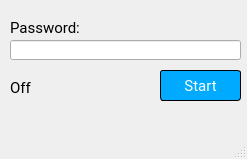
<?xml version="1.0" encoding="UTF-8"?>
<ui version="4.0">
 <class>MainWindow</class>
 <widget class="QMainWindow" name="MainWindow">
  <property name="geometry">
   <rect>
    <x>0</x>
    <y>0</y>
    <width>247</width>
    <height>159</height>
   </rect>
  </property>
  <property name="minimumSize">
   <size>
    <width>0</width>
    <height>0</height>
   </size>
  </property>
  <property name="maximumSize">
   <size>
    <width>805000</width>
    <height>6000000</height>
   </size>
  </property>
  <property name="baseSize">
   <size>
    <width>805</width>
    <height>600</height>
   </size>
  </property>
  <property name="windowTitle">
   <string>MainWindow</string>
  </property>
  <widget class="QWidget" name="centralwidget">
   <widget class="QPushButton" name="startButton">
    <property name="geometry">
     <rect>
      <x>160</x>
      <y>70</y>
      <width>81</width>
      <height>31</height>
     </rect>
    </property>
    <property name="palette">
     <palette>
      <active>
       <colorrole role="WindowText">
        <brush brushstyle="SolidPattern">
         <color alpha="255">
          <red>255</red>
          <green>255</green>
          <blue>255</blue>
         </color>
        </brush>
       </colorrole>
       <colorrole role="Button">
        <brush brushstyle="SolidPattern">
         <color alpha="255">
          <red>0</red>
          <green>170</green>
          <blue>255</blue>
         </color>
        </brush>
       </colorrole>
       <colorrole role="Text">
        <brush brushstyle="SolidPattern">
         <color alpha="255">
          <red>255</red>
          <green>255</green>
          <blue>255</blue>
         </color>
        </brush>
       </colorrole>
       <colorrole role="ButtonText">
        <brush brushstyle="SolidPattern">
         <color alpha="255">
          <red>255</red>
          <green>255</green>
          <blue>255</blue>
         </color>
        </brush>
       </colorrole>
       <colorrole role="Base">
        <brush brushstyle="SolidPattern">
         <color alpha="255">
          <red>0</red>
          <green>170</green>
          <blue>255</blue>
         </color>
        </brush>
       </colorrole>
       <colorrole role="Window">
        <brush brushstyle="SolidPattern">
         <color alpha="255">
          <red>0</red>
          <green>170</green>
          <blue>255</blue>
         </color>
        </brush>
       </colorrole>
      </active>
      <inactive>
       <colorrole role="WindowText">
        <brush brushstyle="SolidPattern">
         <color alpha="255">
          <red>255</red>
          <green>255</green>
          <blue>255</blue>
         </color>
        </brush>
       </colorrole>
       <colorrole role="Button">
        <brush brushstyle="SolidPattern">
         <color alpha="255">
          <red>0</red>
          <green>170</green>
          <blue>255</blue>
         </color>
        </brush>
       </colorrole>
       <colorrole role="Text">
        <brush brushstyle="SolidPattern">
         <color alpha="255">
          <red>255</red>
          <green>255</green>
          <blue>255</blue>
         </color>
        </brush>
       </colorrole>
       <colorrole role="ButtonText">
        <brush brushstyle="SolidPattern">
         <color alpha="255">
          <red>255</red>
          <green>255</green>
          <blue>255</blue>
         </color>
        </brush>
       </colorrole>
       <colorrole role="Base">
        <brush brushstyle="SolidPattern">
         <color alpha="255">
          <red>0</red>
          <green>170</green>
          <blue>255</blue>
         </color>
        </brush>
       </colorrole>
       <colorrole role="Window">
        <brush brushstyle="SolidPattern">
         <color alpha="255">
          <red>0</red>
          <green>170</green>
          <blue>255</blue>
         </color>
        </brush>
       </colorrole>
      </inactive>
      <disabled>
       <colorrole role="WindowText">
        <brush brushstyle="SolidPattern">
         <color alpha="255">
          <red>255</red>
          <green>255</green>
          <blue>255</blue>
         </color>
        </brush>
       </colorrole>
       <colorrole role="Button">
        <brush brushstyle="SolidPattern">
         <color alpha="255">
          <red>0</red>
          <green>170</green>
          <blue>255</blue>
         </color>
        </brush>
       </colorrole>
       <colorrole role="Text">
        <brush brushstyle="SolidPattern">
         <color alpha="255">
          <red>255</red>
          <green>255</green>
          <blue>255</blue>
         </color>
        </brush>
       </colorrole>
       <colorrole role="ButtonText">
        <brush brushstyle="SolidPattern">
         <color alpha="255">
          <red>255</red>
          <green>255</green>
          <blue>255</blue>
         </color>
        </brush>
       </colorrole>
       <colorrole role="Base">
        <brush brushstyle="SolidPattern">
         <color alpha="255">
          <red>0</red>
          <green>170</green>
          <blue>255</blue>
         </color>
        </brush>
       </colorrole>
       <colorrole role="Window">
        <brush brushstyle="SolidPattern">
         <color alpha="255">
          <red>0</red>
          <green>170</green>
          <blue>255</blue>
         </color>
        </brush>
       </colorrole>
      </disabled>
     </palette>
    </property>
    <property name="font">
     <font>
      <family>Roboto</family>
      <pointsize>11</pointsize>
     </font>
    </property>
    <property name="styleSheet">
     <string notr="true">QPushButton#startButton
{
	color: rgb(255, 255, 255);
	button-text:white;
	background-color: rgb(0, 170, 255);
	border-style: solid;
	border-radius: 3px;
	border-color: black;
	border-width: 1.25px;
}</string>
    </property>
    <property name="text">
     <string>Start</string>
    </property>
   </widget>
   <widget class="QLabel" name="labelStatus">
    <property name="geometry">
     <rect>
      <x>10</x>
      <y>80</y>
      <width>21</width>
      <height>16</height>
     </rect>
    </property>
    <property name="font">
     <font>
      <family>Roboto</family>
      <pointsize>11</pointsize>
     </font>
    </property>
    <property name="text">
     <string>Off</string>
    </property>
   </widget>
   <widget class="QLineEdit" name="lineEdit">
    <property name="geometry">
     <rect>
      <x>10</x>
      <y>40</y>
      <width>231</width>
      <height>20</height>
     </rect>
    </property>
   </widget>
   <widget class="QLabel" name="label_2">
    <property name="geometry">
     <rect>
      <x>10</x>
      <y>20</y>
      <width>211</width>
      <height>16</height>
     </rect>
    </property>
    <property name="font">
     <font>
      <family>Roboto</family>
      <pointsize>11</pointsize>
     </font>
    </property>
    <property name="text">
     <string>Password:</string>
    </property>
   </widget>
   <widget class="QLabel" name="labelIP">
    <property name="geometry">
     <rect>
      <x>10</x>
      <y>120</y>
      <width>231</width>
      <height>16</height>
     </rect>
    </property>
    <property name="font">
     <font>
      <family>Roboto</family>
      <pointsize>11</pointsize>
     </font>
    </property>
    <property name="text">
     <string/>
    </property>
   </widget>
  </widget>
  <widget class="QStatusBar" name="statusbar"/>
 </widget>
 <resources/>
 <connections/>
</ui>
